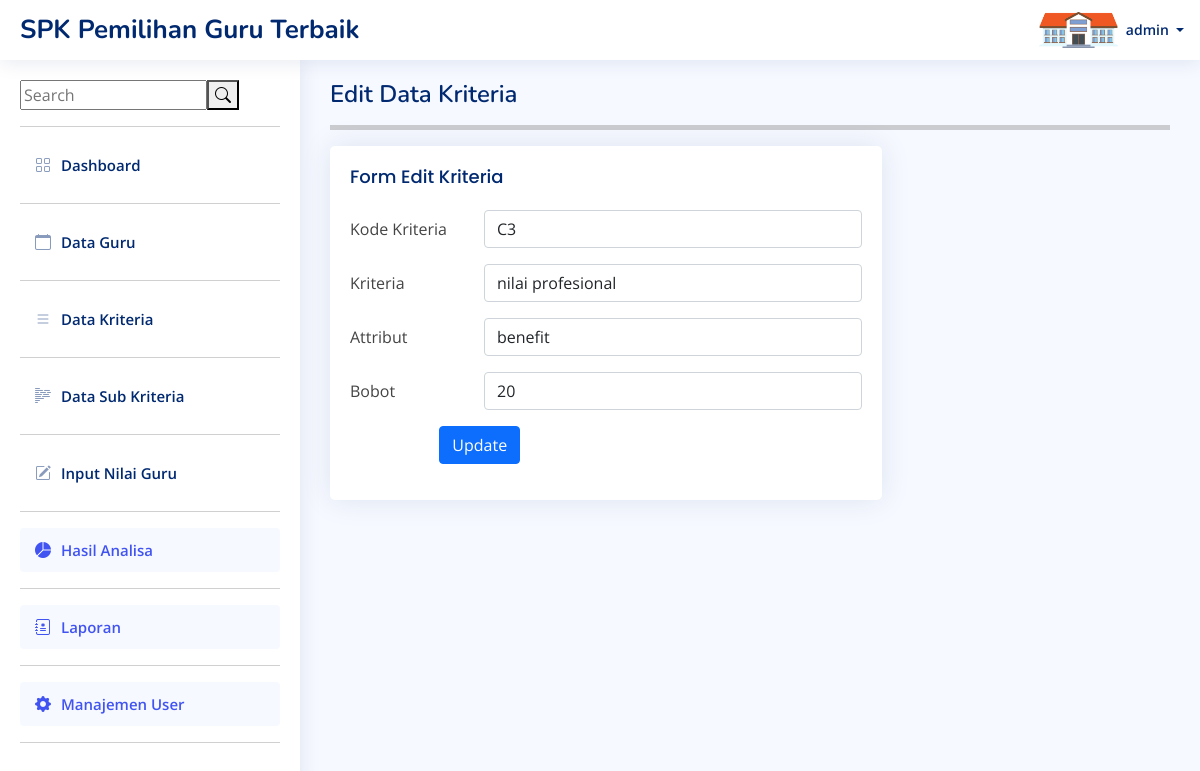
Page /edit_kriteria.php?id=4 (signed in) on the earlier database version.
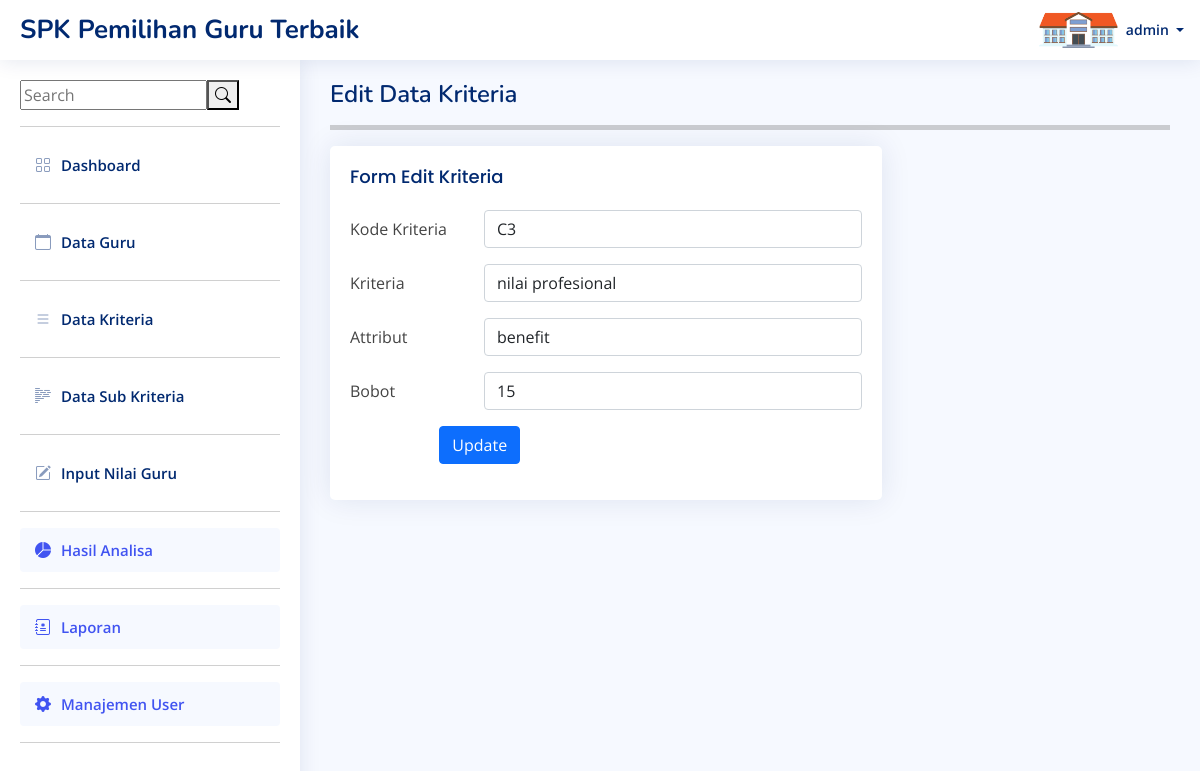
Same page on the later database version.
### tables this page shows
CREATE TABLE `kriteria` (
  `id_kriteria` int(11) NOT NULL,
  `kd_kriteria` varchar(50) NOT NULL,
  `nama_kriteria` varchar(100) NOT NULL,
  `attribut` varchar(50) NOT NULL,
  `bobot` int(11) NOT NULL
);

### edit_kriteria.php (the view, shortened to what this page needs)
<?php
include("template/headers.php");
include("core/fungsi.php");
if(isset($_GET['id'])){
    $id = $_GET['id'];
    $query = "SELECT * FROM kriteria WHERE id_kriteria=$id";
    $result = mysqli_query($con, $query);
}
?>
  <main id="main" class="main">
    <div class="pagetitle">
      <h1>Edit Data Kriteria</h1>
      <hr style="height:5px;">
    </div>
    <section class="section">
      <div class="row">
        <div class="col-lg-8">
          <div class="card">
            <div class="card-body">
              <h5 class="card-title">Form Edit Kriteria</h5>
              <form action="fkriteria.php" method="post">
                  <?php foreach($result as $row): ?>
                <div class="row mb-3">
                  <label for="inputText" class="col-sm-3 col-form-label">Kode Kriteria</label>
                  <div class="col-sm-9">
                    <input type="text" name="kd_kriteria" class="form-control" value="<?= $row['kd_kriteria']; ?>">
                  </div>
                </div>
                <div class="row mb-3">
                  <label for="inputText" class="col-sm-3 col-form-label">Kriteria</label>
                  <div class="col-sm-9">
                    <input type="text" name="nama_kriteria" class="form-control" value="<?= $row['nama_kriteria']; ?>">
                  </div>
                </div>
                <div class="row mb-3">
                  <label for="inputText" class="col-sm-3 col-form-label">Attribut</label>
                  <div class="col-sm-9">
                      <select name="attribut" class="form-control">
                        <option value="<?= $row['attribut']; ?>"><?= $row['attribut']; ?></option>
                      </select>
                  </div>
                </div>
                <div class="row mb-3">
                  <label for="inputText" class="col-sm-3 col-form-label">Bobot</label>
                  <div class="col-sm-9">
                    <input type="number" name="bobot" value="<?= $row['bobot']; ?>" class="form-control">
                  </div>
                </div>
                <?php endforeach; ?>
                <div class="row mb-3">
                    <div class="col-sm-2"></div>
                  <div class="col-sm-10">
                    <button type="submit" class="btn btn-primary" name="edit">Update</button>
                  </div>
                </div>
              </form>
            </div>
          </div>
        </div>
      </div>
    </section>
  </main>
</body>
</html>

Differences in the rows shown:
changed kriteria "nilai profesional": bobot "20" → "15"
